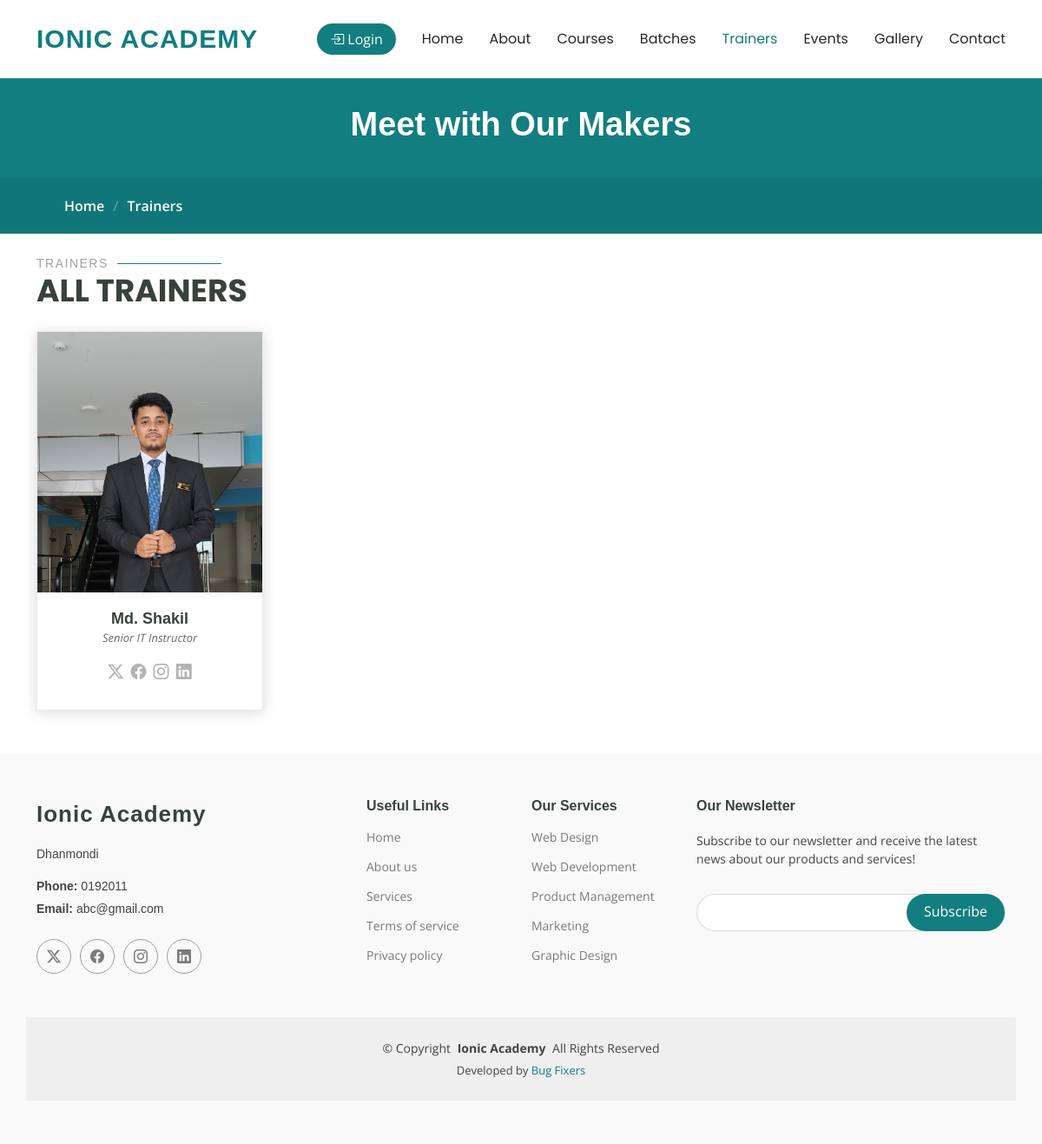
Screenshot of /teachers/ with the database file from the repository.
### IMSapp/models.py (models this page shows, shortened)
class TeacherModel(models.Model):
    Imsuser = models.OneToOneField(IMSUserModel,on_delete=models.CASCADE,related_name='teacherinfo',null=True)
    EmployID=models.CharField(max_length=100,null=True)
    TeacherName=models.CharField(max_length=100,null=True)
    Designation=models.CharField(max_length=100,null=True)
    Skills=models.CharField(max_length=100,null=True)
    LinkedInLink =models.CharField(max_length=150,null=True)
    GithubLink =models.CharField(max_length=150,null=True)
    FacebookLink =models.CharField(max_length=150,null=True)
    JoinDate = models.DateField(auto_now_add=True,null=True)
    TeacherPhoto=models.ImageField(upload_to='teacherphoto',null=True)

class WebsiteContactModel(models.Model):
    Imsuser = models.CharField(max_length=50,null=True)
    Mobile = models.CharField(max_length=50,null=True)
    Address = models.CharField(max_length=100,null=True)
    Email = models.CharField(max_length=100,null=True)
    MapLink = models.TextField(null=True)
    GithubLink =models.CharField(max_length=150,null=True)
    FacebookLink =models.CharField(max_length=150,null=True)
    YoutubeLink =models.CharField(max_length=150,null=True)
    TwitterLink =models.CharField(max_length=150,null=True)

### IMSapp/views.py (the view)
# urls.py: path('teachers/',teachers,name="teachers"),
def teachers(request):
    teacherdata = TeacherModel.objects.all()
    contactdata = WebsiteContactModel.objects.all()
    current_path = request.path
    context = {
        'pagetitle':'Meet with Our Makers',
        'subtitle':'Trainers',
        'teacherdata':teacherdata,
        'contactdata':contactdata,
        'path':current_path,
    }
    return render(request,'common/teachers.html',context)

### IMSapp/templates/common/teachers.html
{% extends 'master/master.html' %}
{% block content %}
{% load static %}
{% include 'master/pagetitle.html' %}
<section id="trainers-index" class="section trainers-index">
    <div class="container section-title" data-aos="fade-up">
      <h2>Trainers</h2>
      <p>All Trainers</p>
    </div>
    <div class="container">
      <div class="row">
        {% include 'common/teachersection.html' %}
      </div>
    </div>
  </section>
{% endblock content %}

### IMSapp/templates/common/teachersection.html
{% for data in teacherdata %}
<div class="col-lg-3 col-md-4 col-sm-6 d-flex" data-aos="fade-up" data-aos-delay="100">
  <div class="member">
    <img src="{{data.TeacherPhoto.url}}" class="img-fluid" alt="">
    <div class="member-content">
      <h4>{{data.TeacherName}}</h4>
      <span>{{data.Designation}}</span>
      <div class="social">
        <a href=""><i class="bi bi-twitter-x"></i></a>
        <a href=""><i class="bi bi-facebook"></i></a>
        <a href=""><i class="bi bi-instagram"></i></a>
        <a href=""><i class="bi bi-linkedin"></i></a>
      </div>
    </div>
  </div>
</div>
{% endfor %}

### IMSapp/templates/master/footer.html (shortened to what this page needs)
<footer id="footer" class="footer position-relative">
    <div class="container footer-top">
      <div class="row gy-4">
        <div class="col-lg-4 col-md-6 footer-about">
          <a href="index.html" class="logo d-flex align-items-center">
            <span class="sitename">Ionic Academy</span>
          </a>
          {% for i in contactdata %}
          <div class="footer-contact pt-3">
            <p>{{i.Address}}</p>
            <p class="mt-3"><strong>Phone:</strong> <span>{{i.Mobile}}</span></p>
            <p><strong>Email:</strong> <span>{{i.Email}}</span></p>
          </div>
          <div class="social-links d-flex mt-4">
            <a href="{{i.Address}}" target="_blank"><i class="bi bi-twitter-x"></i></a>
            <a href="{{i.FacebookLink}}" target="_blank"><i class="bi bi-facebook"></i></a>
            <a href="{{i.TwitterLink}}" target="_blank"><i class="bi bi-instagram"></i></a>
            <a href="{{i.GithubLink}}" target="_blank"><i class="bi bi-linkedin"></i></a>
          </div>
          {% endfor %}
        </div>
        <div class="col-lg-2 col-md-3 footer-links">
          <h4>Useful Links</h4>
          <ul>
            <li><a href="#">Home</a></li>
            <li><a href="#">About us</a></li>
            <li><a href="#">Services</a></li>
            <li><a href="#">Terms of service</a></li>
            <li><a href="#">Privacy policy</a></li>
          </ul>
        </div>
        <div class="col-lg-2 col-md-3 footer-links">
          <h4>Our Services</h4>
          <ul>
            <li><a href="#">Web Design</a></li>
            <li><a href="#">Web Development</a></li>
            <li><a href="#">Product Management</a></li>
            <li><a href="#">Marketing</a></li>
            <li><a href="#">Graphic Design</a></li>
          </ul>
        </div>
        <div class="col-lg-4 col-md-12 footer-newsletter">
          <h4>Our Newsletter</h4>
          <p>Subscribe to our newsletter and receive the latest news about our products and services!</p>
          <form action="forms/newsletter.php" method="post" class="php-email-form">
            <div class="newsletter-form"><input type="email" name="email"><input type="submit" value="Subscribe"></div>
          </form>
        </div>
      </div>
    </div>
    <div class="container copyright text-center mt-4">
      <p>© <span>Copyright</span> <strong class="px-1 sitename">Ionic Academy</strong> <span>All Rights Reserved</span></p>
      <div class="credits">
        Developed by <a href="">Bug Fixers</a>
      </div>
    </div>
  </footer>

### rows the page displays
TeacherModel: TeacherPhoto (picture), TeacherName "Md. Shakil", Designation "Senior IT Instructor"
WebsiteContactModel: Address "Dhanmondi", Mobile "0192011", Email "abc@gmail.com"

### other values shown
{{ pagetitle }} "Meet with Our Makers"
{{ subtitle }} "Trainers"
